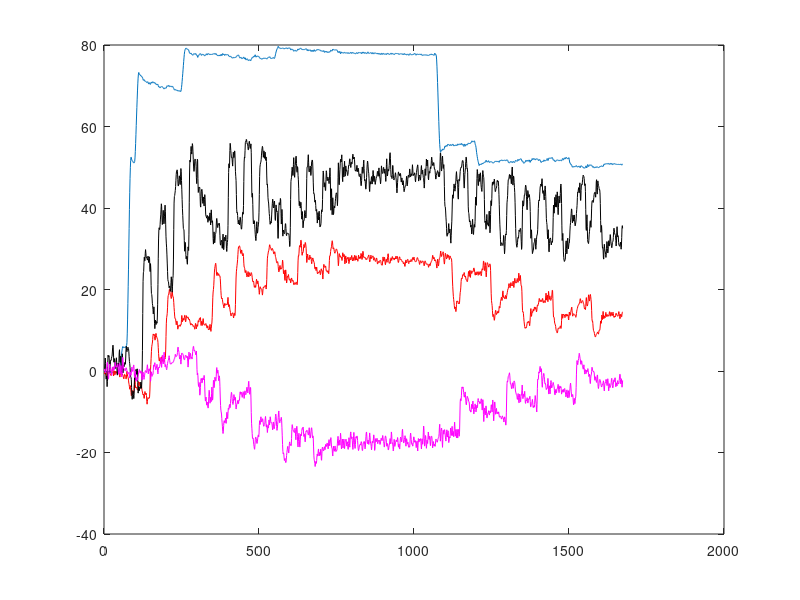
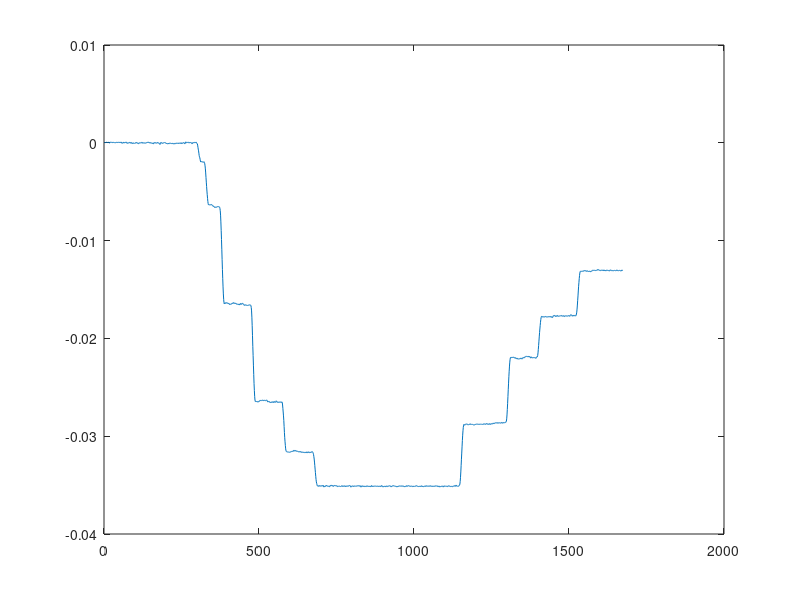

Recreate these plots in MATLAB, in order.
clear all;
close all;

load CrazyTest.mat

plot(data(:,33))
hold on
plot(data(:,34),'r')
plot(data(:,35),'k')
plot(data(:,36),'m')

figure
plot(data(:,30))